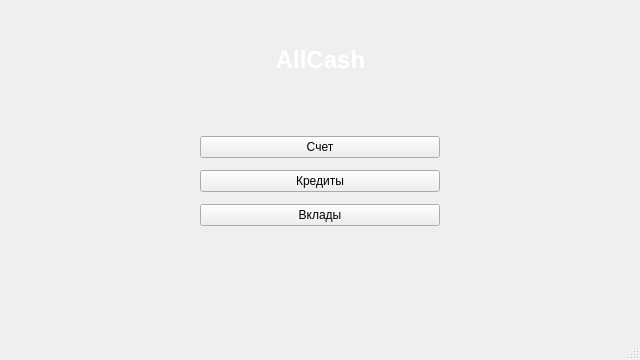
<?xml version="1.0" encoding="UTF-8"?>
<ui version="4.0">
 <class>MainWindow</class>
 <widget class="QMainWindow" name="MainWindow">
  <property name="geometry">
   <rect>
    <x>0</x>
    <y>0</y>
    <width>640</width>
    <height>360</height>
   </rect>
  </property>
  <property name="windowTitle">
   <string>MainWindow</string>
  </property>
  <widget class="QWidget" name="centralwidget">
   <widget class="QLabel" name="logo">
    <property name="geometry">
     <rect>
      <x>5</x>
      <y>5</y>
      <width>75</width>
      <height>75</height>
     </rect>
    </property>
    <property name="text">
     <string/>
    </property>
   </widget>
   <widget class="QLabel" name="label">
    <property name="geometry">
     <rect>
      <x>0</x>
      <y>0</y>
      <width>641</width>
      <height>121</height>
     </rect>
    </property>
    <property name="text">
     <string>&lt;html&gt;&lt;head/&gt;&lt;body&gt;&lt;h1 align=&quot;center&quot; style=&quot; margin-top:18px; margin-bottom:12px; margin-left:0px; margin-right:0px; -qt-block-indent:0; text-indent:0px;&quot;&gt;&lt;span style=&quot; font-size:xx-large; font-weight:700; color:#ffffff;&quot;&gt;AllCash&lt;/span&gt;&lt;/h1&gt;&lt;/body&gt;&lt;/html&gt;</string>
    </property>
   </widget>
   <widget class="QWidget" name="layoutWidget">
    <property name="geometry">
     <rect>
      <x>200</x>
      <y>130</y>
      <width>240</width>
      <height>103</height>
     </rect>
    </property>
    <layout class="QVBoxLayout" name="verticalLayout">
     <item>
      <widget class="QPushButton" name="pushButton">
       <property name="text">
        <string>Счет</string>
       </property>
      </widget>
     </item>
     <item>
      <widget class="QPushButton" name="pushButtonCredits">
       <property name="text">
        <string>Кредиты</string>
       </property>
      </widget>
     </item>
     <item>
      <widget class="QPushButton" name="pushButton_3">
       <property name="text">
        <string>Вклады</string>
       </property>
      </widget>
     </item>
    </layout>
   </widget>
  </widget>
  <widget class="QMenuBar" name="menubar">
   <property name="geometry">
    <rect>
     <x>0</x>
     <y>0</y>
     <width>640</width>
     <height>25</height>
    </rect>
   </property>
  </widget>
  <widget class="QStatusBar" name="statusbar"/>
 </widget>
 <resources/>
 <connections/>
</ui>
